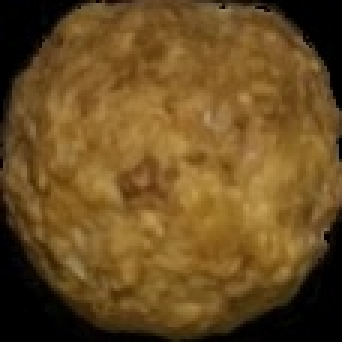
#> input picture Main_program/Meatballs/10054.jpg, 114 x 114 px, found by its file name (shown 3 times larger); its folder holds only this picture in this run
$ python random_image_rotator.py
#> lines starting #> are read from the running program, lines starting #| are printed output that depends on the picture
#> further down, image is the input picture: shape (114, 114, 3); mean B, G, R 33.8, 76.9, 105.6
import numpy as np
import cv2
import os
from random import randrange

path = "C:/Users/Jurg Verhoeven/OneDrive - HAN/EVML Cook3r 2021-2022/Lou, Tim, Jurg/Dataset/Black_pans/Meatballs"

def rotate_image(image, angle):
#> called with angle = 198
  image_center = tuple(np.array(image.shape[1::-1]) / 2)
#> image_center = (57, 57)
  rot_mat = cv2.getRotationMatrix2D(image_center, angle, 1.0)
  result = cv2.warpAffine(image, rot_mat, image.shape[1::-1], flags=cv2.INTER_LINEAR)
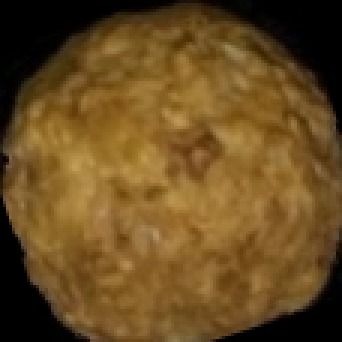
#> result: shape (114, 114, 3) (shown 3 times larger); mean B, G, R 33.1, 75.8, 104.1
  return result

if __name__ == "__main__":
    for root, dirs, files in os.walk(path):
        for filename in files:
            image = cv2.imread(path+"/"+filename)
            random_int = randrange(1, 360)
            rotated = rotate_image(image, random_int)
            cv2.imwrite(path+"/rotated/"+str(random_int)+filename, rotated)

$ run again, on Main_program/Meatballs/10952.jpg
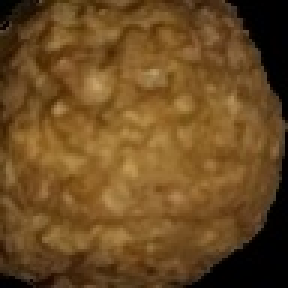
#> input picture Main_program/Meatballs/10952.jpg, 96 x 96 px, found by its file name (shown 3 times larger)
#> image is the input picture: shape (96, 96, 3); mean B, G, R 34.3, 75.2, 107.7
#> in rotate_image, `result = cv2.warpAffine(image, rot_mat, image.shape[1::-1], flags=cv2...`:
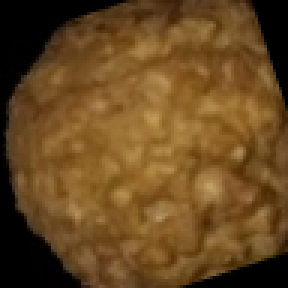
#> result: shape (96, 96, 3) (shown 3 times larger); mean B, G, R 32.8, 72.2, 103.2

$ run again, on Main_program/Meatballs/11039.jpg
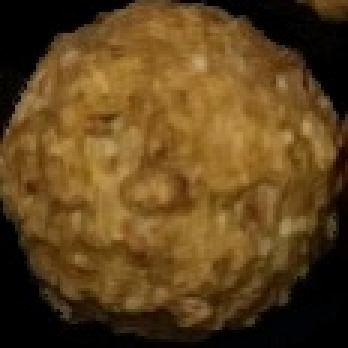
#> input picture Main_program/Meatballs/11039.jpg, 116 x 116 px, found by its file name (shown 3 times larger)
#> image is the input picture: shape (116, 116, 3); mean B, G, R 28.6, 67, 94.1
#> in rotate_image, `result = cv2.warpAffine(image, rot_mat, image.shape[1::-1], flags=cv2...`:
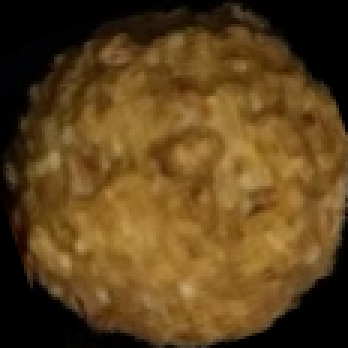
#> result: shape (116, 116, 3) (shown 3 times larger); mean B, G, R 28.3, 66.4, 93.2

$ run again, on Main_program/Meatballs/11192.jpg
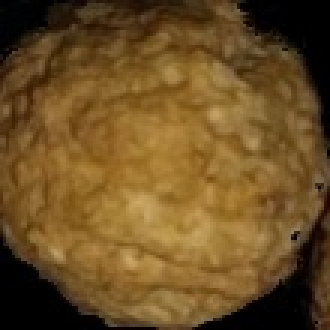
#> input picture Main_program/Meatballs/11192.jpg, 110 x 110 px, found by its file name (shown 3 times larger)
#> image is the input picture: shape (110, 110, 3); mean B, G, R 36.3, 78.8, 107.4
#> in rotate_image, `result = cv2.warpAffine(image, rot_mat, image.shape[1::-1], flags=cv2...`:
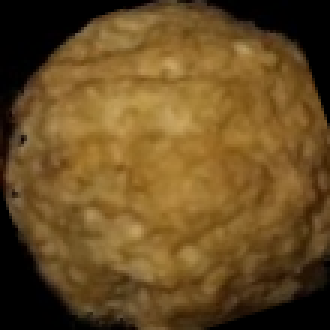
#> result: shape (110, 110, 3) (shown 3 times larger); mean B, G, R 35.1, 76.7, 104.3

$ run again, on Main_program/Meatballs/10475.jpg
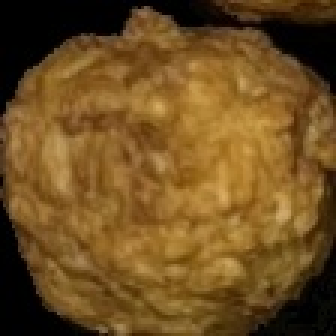
#> input picture Main_program/Meatballs/10475.jpg, 112 x 112 px, found by its file name (shown 3 times larger)
#> image is the input picture: shape (112, 112, 3); mean B, G, R 33.1, 78.6, 110.4
#> in rotate_image, `result = cv2.warpAffine(image, rot_mat, image.shape[1::-1], flags=cv2...`:
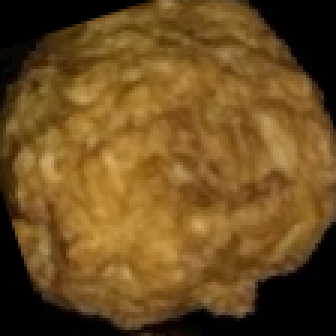
#> result: shape (112, 112, 3) (shown 3 times larger); mean B, G, R 32.3, 76.7, 107.6
